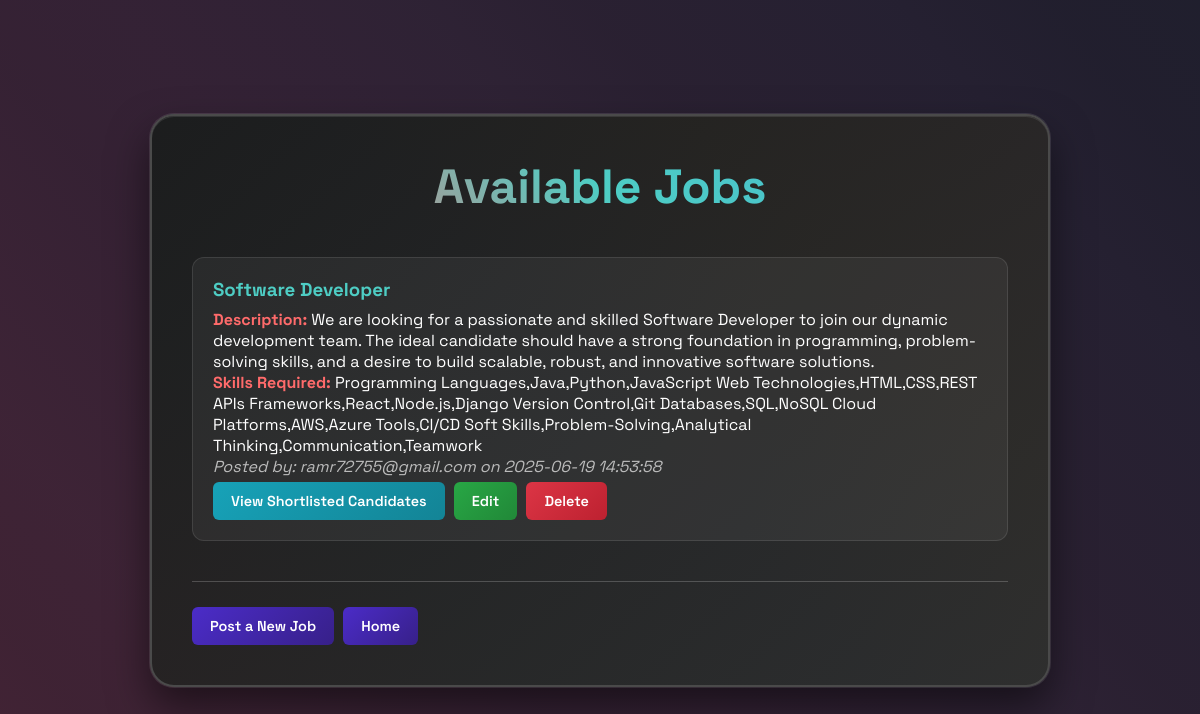
Page /jobs on the committed database.
### tables this page shows
CREATE TABLE jobs (
        id INTEGER PRIMARY KEY AUTOINCREMENT,
        title TEXT NOT NULL,
        description TEXT NOT NULL,
        skills TEXT NOT NULL,
        posted_by TEXT NOT NULL,  -- email of the recruiter who posted
        created_at TIMESTAMP DEFAULT CURRENT_TIMESTAMP
    );

### app.py (the view)
@app.route('/jobs')
def list_jobs():
    conn = get_db_connection()
    jobs = conn.execute('SELECT * FROM jobs ORDER BY created_at DESC').fetchall()
    conn.close()
    return render_template('jobs.html', jobs=jobs)

### app.py (called while the page is built)
def get_db_connection():
    conn = sqlite3.connect('database.db')
    conn.row_factory = sqlite3.Row
    return conn

### templates/jobs.html (shortened to what this page needs)
<!DOCTYPE html>
<html lang="en">
<head>
</head>
<body>
    <div class="container">
        <h2>Available Jobs</h2>
        {% if jobs %}
        <ul>
            {% for job in jobs %}
            <li>
                <h3>{{ job['title'] }}</h3>
                <p><strong>Description:</strong> {{ job['description'] }}</p>
                <p><strong>Skills Required:</strong> {{ job['skills'] }}</p>
                <p><em>Posted by: {{ job['posted_by'] }} on {{ job['created_at'] }}</em></p>
                <div>
                    <a class="button view-btn" href="{{ url_for('matched_resumes', job_id=job.id) }}">View Shortlisted Candidates</a>
                    <a class="button edit-btn" href="{{ url_for('edit_job', job_id=job['id']) }}">Edit</a>
                    <a class="button delete-btn" href="{{ url_for('delete_job', job_id=job['id']) }}"
                        onclick="return confirm('Are you sure you want to delete this job?');">Delete</a>
                </div>
            </li>
            {% endfor %}
        </ul>
        {% else %}
        <p>No jobs posted yet.</p>
        {% endif %}
        <hr>
        <a class="button create-btn" href="{{ url_for('post_job') }}">Post a New Job</a>
        <a class="button home-btn" href="{{ url_for('home') }}">Home</a>
    </div>
</body>
</html>

### templates/jobs.html (style rules this page uses)
* { margin: 0; padding: 0; box-sizing: border-box; }
body { font-family: 'Space Grotesk', sans-serif; background-image: linear-gradient( 230deg, hsl(244deg 19% 15%) 0%, hsl(251deg 20% 15%) 8%, hsl(258deg 21% 16%) 17%, hsl(266deg 21% 16%) 25%, hsl(273deg 21% 16%) 33%, hsl(280deg 21% 17%) 42%, hsl(288deg 22% 17%) 50%, hsl(297deg 22% 17%) 58%, hsl(305deg 23% 17%) 67%, hsl(312deg 25% 18%) 75%, hsl(318deg 27% 19%) 83%, hsl(323deg 29% 19%) 92%, hsl(327deg 31% 20%) 100% ); color: #fff; min-height: 100vh; display: flex; align-items: center; justify-content: center; padding: 20px; }
.container { background: linear-gradient(135deg, rgba(26, 26, 26, 0.95), rgba(45, 45, 45, 0.95)); border: 2px solid #4a4a4a; border-radius: 24px; padding: 40px; max-width: 900px; width: 100%; position: relative; box-shadow: 0 0 0 1px rgba(255, 255, 255, 0.1), 0 20px 40px rgba(0, 0, 0, 0.5), inset 0 1px 0 rgba(255, 255, 255, 0.1); }
.container::before { content: ''; position: absolute; top: -2px; left: -2px; right: -2px; bottom: -2px; background: linear-gradient(45deg, #ff6b6b, #4ecdc4, #45b7d1, #f9ca24, #ff6b6b); border-radius: 26px; z-index: -1; opacity: 0.3; animation: borderGlow 3s ease-in-out infinite alternate; }
h2 { font-size: clamp(2rem, 5vw, 3rem); font-weight: 700; background: linear-gradient(45deg, #ff6b6b, #4ecdc4, #45b7d1); -webkit-background-clip: text; -webkit-text-fill-color: transparent; background-clip: text; margin-bottom: 40px; text-align: center; }
ul { list-style: none; padding: 0; }
li { background: rgba(255, 255, 255, 0.05); padding: 20px; border-radius: 12px; margin-bottom: 20px; border: 1px solid rgba(255, 255, 255, 0.1); transition: transform 0.3s ease, box-shadow 0.3s ease; }
h3 { color: #4ecdc4; margin-bottom: 8px; }
p strong { color: #ff6b6b; }
p em { color: #bbb; }
.button { display: inline-block; padding: 10px 18px; font-size: 0.9rem; border-radius: 6px; text-decoration: none; font-weight: 600; cursor: pointer; transition: all 0.3s ease; margin: 5px 5px 0 0; }
.view-btn { background: linear-gradient(135deg, #17a2b8, #138496); color: white; }
.edit-btn { background: linear-gradient(135deg, #28a745, #218838); color: white; }
.delete-btn { background: linear-gradient(135deg, #dc3545, #bd2130); color: white; }
.create-btn, .home-btn { background: linear-gradient(135deg, #4b2cc8, #372089); color: white; }
hr { border: none; height: 1px; background-color: rgba(255,255,255,0.2); margin: 40px 0 20px; }

### rows in the picture
jobs: title "Software Developer", description "We are looking for a passionate and skilled Software Developer to join our dynamic development team. The ideal candidate should have a strong foundation in programming, problem-solving skills, and a desire to build scalable, robust, and innovative software solutions.", skills "Programming Languages,Java,Python,JavaScript Web Technologies,HTML,CSS,REST APIs Frameworks,React,Node.js,Django Version Control,Git Databases,SQL,NoSQL Cloud Platforms,AWS,Azure Tools,CI/CD Soft Skills,Problem-Solving,Analytical Thinking,Communication,Teamwork", posted_by "ramr72755@gmail.com", created_at "2025-06-19 14:53:58"
